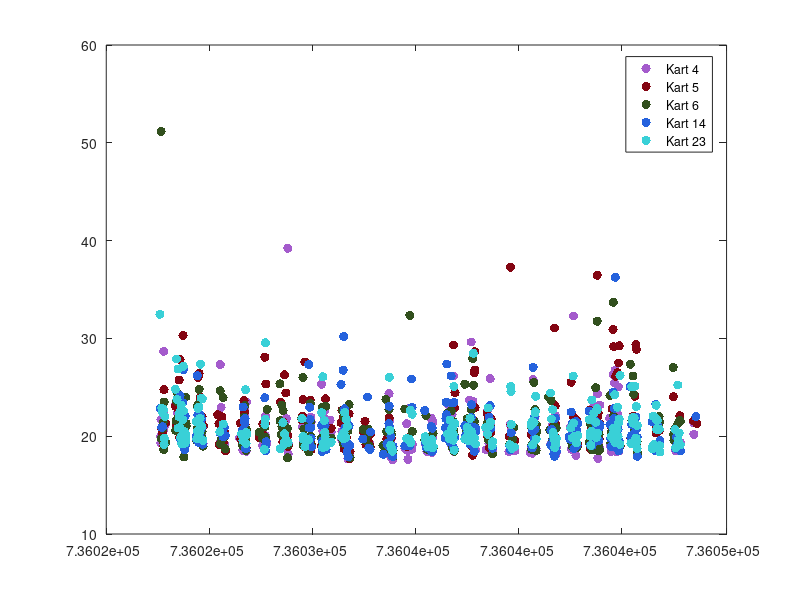
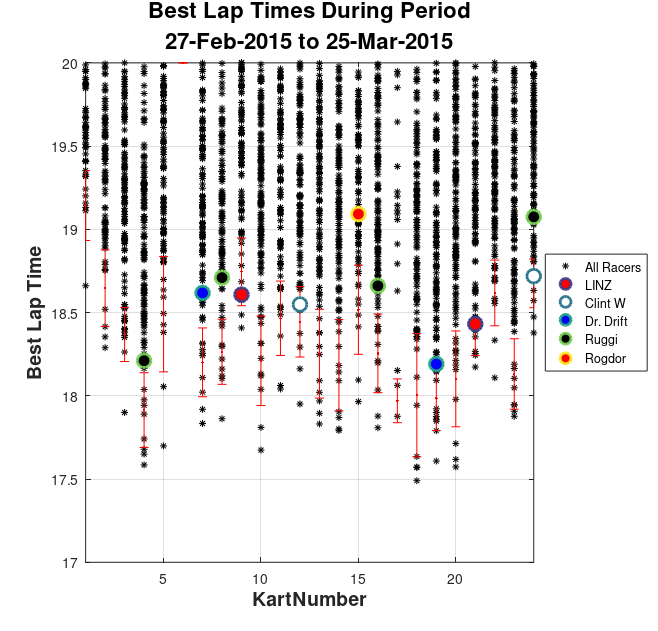
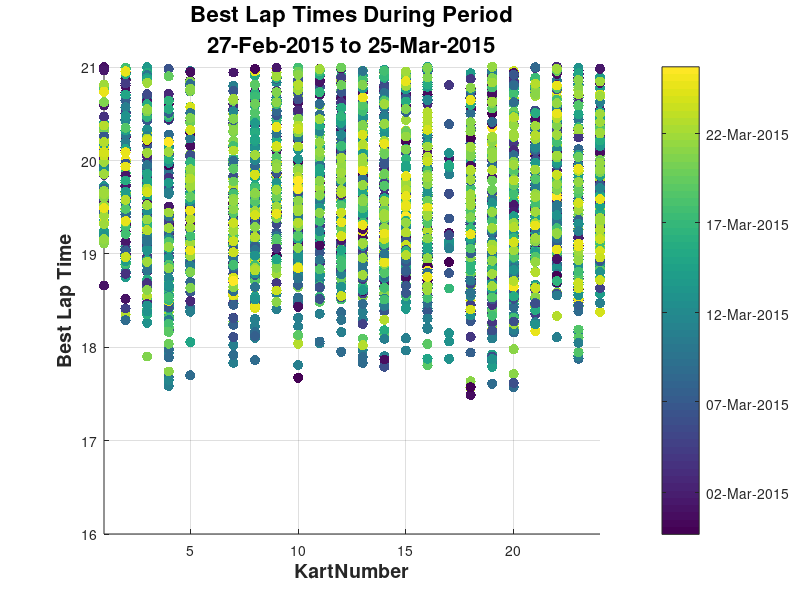
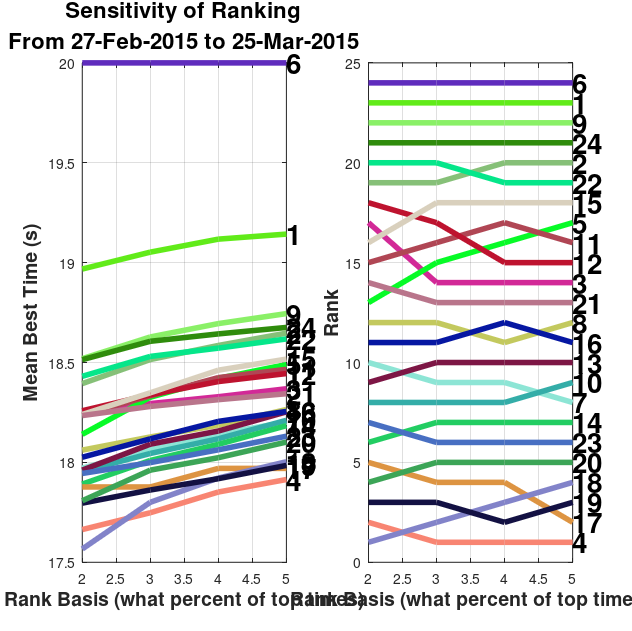

Recreate these plots in MATLAB, in order.
clear all
close all
clc
%% Input and Config
print_plots=0; % Whether or not to make pngs

% Load the mat file created by kart_data_master.m
load 2015_Race_Data_Initial

% start_date='02-27-2015';
% end_date='03-30-2015';
start_date=datestr(min(kart_data(:,4)));
end_date=datestr(max(kart_data(:,4)));

% AV_Racers = { racerID, racerName, plot_flag }
AV_Racers={...
    1003786,    'Tyler Durden', 0;
    1024723,    'Jeff Rodrian', 0;
    1073028,    'TBall',        0;
    1113917,    'XPLRITT',      0;
    1150608,    'Kamil',        0;
    6390,       'Aeronaut',     0;
    1098385,    'LINZ',         1;
    1186403,    'Clint W',      1;
    73742,      'Master P',     0;
    25956,      'K Dub 217',    0;
    1073030,    'BMO',          0;
    1075125,    'Darkwing48',   0;
    6376,       'Dr. Drift',    1;
    26605,      'Podolski',     0;
    1152050,    'Loay',         0;
    1061761,    'Ruggi',        1;
    1153138,    'Rogdor',       1;
    1448,       'Snow Racer',   0};

rank_basis=[.02:.01:.05];

%% Other Code
Full_Kart_DB = kart_data;
%format: [kart heatID best_time datenum racer_ID]
cmap=colormap;
fillmap=colormap('flag');

%Scatterplot of karts entire history (i vector is the karts you want)
for i=[4,5,6,14,23,24]
    plot(Full_Kart_DB(Full_Kart_DB(:,1)==i,4),Full_Kart_DB(Full_Kart_DB(:,1)==i,3),'.','color',[rand(),rand(),rand()],'MarkerSize',20)
    hold on
end
legend('Kart 4','Kart 5','Kart 6','Kart 14','Kart 23','Kart 24')

%clean up date inputs
start_date=datestr(start_date,1);
end_date=datestr(end_date,1);
%Uncomment plot_racerID to highlight specific racer performance. Can be
%single value or vector.
%plot_racerID = 1073030;
%plot_racerID=[1073030 6376 1073028 26601 1003786 1098385 1071716 1084572 1075127 1113917 26605 25956 1117507];
%plot_racerID=[1073030 6376 1073028 1003786 1075127 1113917 1117507];

plot_racerID=[AV_Racers{find([AV_Racers{:,3}]),1}];

Competitors_2013=[906;1448;6376;6544;32201;43121;79990;1003786;1038388;1054900;1071760;1073837;1075127;1098887;1099305;1113723;1113917;1114809;1116183;1116291;1116951;1116952;1117089;1117570;1117636;1118273;1118274;1118728;1118729;1118779;1118793;1118794;1118795;1118796;1118798;1118801;1118803;1118804;1118808;1118809;1118810;1118811;1118812;1118813;1118825;1118831;1119028;1119029;1119030;1119031;1119032;1119033;1119034;1119035;1119036];

%plot_racerID=[plot_racerID,Competitors_2013'];

%Count #runs for each kart in the time span
for i=1:24
    kart_runs(i,1)=size(Full_Kart_DB((Full_Kart_DB(:,1)==i)&(Full_Kart_DB(:,4)>=datenum(start_date))&(Full_Kart_DB(:,4)<=datenum(end_date)+1),:),1);
end


%Plot Kart Performance
figure(2)
plot(Full_Kart_DB((Full_Kart_DB(:,4)>=datenum(start_date))&(Full_Kart_DB(:,4)<=datenum(end_date)+1),1),Full_Kart_DB((Full_Kart_DB(:,4)>=datenum(start_date))&(Full_Kart_DB(:,4)<=datenum(end_date)+1),3),'k*','MarkerSize',5)
if exist('plot_racerID')
    for racer_i = 1:length(plot_racerID)
        hold on
        if size(Full_Kart_DB((Full_Kart_DB(:,4)>=datenum(start_date))&(Full_Kart_DB(:,4)<=datenum(end_date)+1)&(Full_Kart_DB(:,5)==plot_racerID(racer_i)),3))>0
        plot(Full_Kart_DB((Full_Kart_DB(:,4)>=datenum(start_date))&(Full_Kart_DB(:,4)<=datenum(end_date)+1)&(Full_Kart_DB(:,5)==plot_racerID(racer_i)),1),...
             Full_Kart_DB((Full_Kart_DB(:,4)>=datenum(start_date))&(Full_Kart_DB(:,4)<=datenum(end_date)+1)&(Full_Kart_DB(:,5)==plot_racerID(racer_i)),3),...
             'o','LineWidth',2,'MarkerEdgeColor',cmap(floor(length(cmap)*racer_i/length(plot_racerID)),:),'MarkerFaceColor',fillmap(racer_i,:),'MarkerSize',10)
        else
            AV_Racers{racer_i,3}=0;
        end
    end
end
xlim([1,24])
ylim([17,20])
grid on
xlabel('KartNumber','FontSize',14,'FontWeight','b')
ylabel('Best Lap Time','FontSize',14,'FontWeight','b')
title({'Best Lap Times During Period';strcat([start_date,' to ',end_date])},'FontSize',16,'FontWeight','b')
legend('All Racers',AV_Racers{vertcat(AV_Racers{:,3}) > 0,2},'Location','EastOutside')



%Plot Kart Performance, color by date
figure(3)
scatter(Full_Kart_DB((Full_Kart_DB(:,4)>=datenum(start_date))&(Full_Kart_DB(:,4)<=datenum(end_date)+1),1),Full_Kart_DB((Full_Kart_DB(:,4)>=datenum(start_date))&(Full_Kart_DB(:,4)<=datenum(end_date)+1),3),55,Full_Kart_DB((Full_Kart_DB(:,4)>=datenum(start_date))&(Full_Kart_DB(:,4)<=datenum(end_date)+1),4),'filled')
% if exist('plot_racerID')
%     for racer_i = 1:length(plot_racerID)
%         hold on
%         plot(Full_Kart_DB((Full_Kart_DB(:,4)>=datenum(start_date))&(Full_Kart_DB(:,4)<=datenum(end_date)+1)&(Full_Kart_DB(:,5)==plot_racerID(racer_i)),1),Full_Kart_DB((Full_Kart_DB(:,4)>=datenum(start_date))&(Full_Kart_DB(:,4)<=datenum(end_date)+1)&(Full_Kart_DB(:,5)==plot_racerID(racer_i)),3),'o','LineWidth',2,'MarkerEdgeColor',cmap(floor(length(cmap)*racer_i/length(plot_racerID)),:),'MarkerFaceColor',fillmap(racer_i,:),'MarkerSize',10)
%     end
% end
xlim([1,24])
ylim([16,21])
grid on
xlabel('KartNumber','FontSize',14,'FontWeight','b')
ylabel('Best Lap Time','FontSize',14,'FontWeight','b')
title({'Best Lap Times During Period';strcat([start_date,' to ',end_date])},'FontSize',16,'FontWeight','b')
colorbar
cbar_vals=get(colorbar,'YTick');

cbar_label_struct={};
for i=1:length(cbar_vals)
    
    cbar_label_struct{1,i}=datestr(cbar_vals(i));
    
end
hcb = colorbar('YTickLabel',...
    cbar_label_struct);
set(hcb,'YTickMode','manual')

%Rate the karts
rankchanges=[];
plotrankdata=[];
plot_times=[];
for pct=rank_basis
    for i=1:24
        top_pct=pct;
        times=Full_Kart_DB((Full_Kart_DB(:,4)>=datenum(start_date))&(Full_Kart_DB(:,4)<=datenum(end_date)+1)&(Full_Kart_DB(:,1)==i),3);
        times=times(times>=16);
        if length(times)==0
            times=20; %There were no times logged on this kart so set one slow race
        end
        times=sort(times);
        rank_time(i)=mean(times(1:max(1,round(length(times)*top_pct))));
    end
    ranks=sortrows([[1:24]',rank_time'],2);
    for i=1:24
        rankposition(i)=find(ranks(:,1)==i);
    end
    times_sorted_by_kart=sortrows(ranks,1);
    plot_times=[plot_times, times_sorted_by_kart(:,2)];
    plotrankdata=[plotrankdata, rankposition'];
    rankchanges=[rankchanges,ranks(:,1)];
end
rankchanges;

figure(5)
subplot(1,2,2)
for i=1:24
    ranking_color(i,:)=[rand(), rand(), rand()];
    plot(100*rank_basis,plotrankdata(i,:),'color',ranking_color(i,:),'LineWidth',4)
    hold on
    text(100*max(rank_basis),plotrankdata(i,end),num2str(i),'fontweight','b','fontsize',20)
end
grid on
xlabel('Rank Basis (what percent of top times)','FontSize',14,'FontWeight','b')
ylabel('Rank','FontSize',14,'FontWeight','b')
%title({'Sensitivity of Ranking';strcat(['From ',start_date,' to ',end_date])},'FontSize',16,'FontWeight','b')


%plot time on the vertical axis and basis on the horizontal
figure(5)
subplot(1,2,1)
for i=1:24
    plot(100*rank_basis,plot_times(i,:),'color',ranking_color(i,:),'LineWidth',4)
    hold on
    text(100*max(rank_basis),plot_times(i,end),num2str(i),'fontweight','b','fontsize',20)
end
grid on
xlabel('Rank Basis (what percent of top times)','FontSize',14,'FontWeight','b')
ylabel('Mean Best Time (s)','FontSize',14,'FontWeight','b')
figure(5)
title({'Sensitivity of Ranking';strcat(['From ',start_date,' to ',end_date])},'FontSize',16,'FontWeight','b')
h=figure(5);
set(h,'Position',[465 474 633 632])
set(h,'PaperPositionMode','auto')

%Plot time on the vertical axis and kart rank on the horizontal
plot_index=0;
for pct=rank_basis(end)
    plot_index = plot_index+1;
    for i=1:24
        top_pct=pct;
        times=Full_Kart_DB((Full_Kart_DB(:,4)>=datenum(start_date))&(Full_Kart_DB(:,4)<=datenum(end_date)+1)&(Full_Kart_DB(:,1)==i),3);
        times=times(times>=16);
        if length(times)==0
            times=20; %There were no times logged on this kart so set one slow race
        end
        times=sort(times);
        rank_time(i)=mean(times(1:max(1,round(length(times)*top_pct))));
        std_time(i)=std(times(1:max(1,round(length(times)*top_pct))));
    end
    ranks=sortrows([[1:24]',rank_time',std_time'],2);
    figure(7)
    %subplot(1,4,plot_index)
    plot(ranks(:,2),'-bo','LineWidth',2,...
                'MarkerEdgeColor','k',...
                'MarkerFaceColor',[.49 1 .63],...
                'MarkerSize',5)
    hold on
    errorbar(ranks(:,2),ranks(:,3),'.r')
    for i=1:24
        text(i,ranks(i,2),num2str(ranks(i,1)),'color','m','fontweight','b','fontsize',12,'horizontalAlignment','right','verticalAlignment','baseline')
    end
    
    
end
xlim([1,24])
grid on
xlabel('Kart Rank','FontSize',12,'FontWeight','b')
ylabel('Mean Best Time (s)','FontSize',12,'FontWeight','b')
title({strcat(['Kart Ranking for Top ',num2str(100*rank_basis(end)),'% of Times']);strcat(['From ',start_date,' to ',end_date])},'FontSize',14,'FontWeight','b')
h=figure(7);
set(h,'Position',[6 683 458 423])
set(h,'PaperPositionMode','auto')

figure(2)
errorbar(rank_time,std_time,'.r')
h=figure(2);
set(h,'Position',[1100 474 659 632])
set(h,'PaperPositionMode','auto')

if print_plots==1
    figure(2)
    datestamp=datestr(date,29);
    eval(strcat(['print -dpng -r300 ''',datestamp,'_RacerPerformance.png''']))
    figure(5)
    eval(strcat(['print -dpng -r300 ''',datestamp,'_KartRankingSensitivity.png''']))
    figure(7)
    eval(strcat(['print -dpng -r300 ''',datestamp,'_KartTiers.png''']))
end


%TEST RACER RPM
figure(8)
scatter(Full_Kart_DB((Full_Kart_DB(:,4)>=datenum(start_date))&(Full_Kart_DB(:,4)<=datenum(end_date)+1),1),...
        Full_Kart_DB((Full_Kart_DB(:,4)>=datenum(start_date))&(Full_Kart_DB(:,4)<=datenum(end_date)+1),3),...
        55,...
        Full_Kart_DB((Full_Kart_DB(:,4)>=datenum(start_date))&(Full_Kart_DB(:,4)<=datenum(end_date)+1),6),...
        'filled')
    
xlim([1,24])
ylim([16,24])
grid on
xlabel('KartNumber','FontSize',14,'FontWeight','b')
ylabel('Best Lap Time','FontSize',14,'FontWeight','b')
title({'Best Lap Times During Period';strcat([start_date,' to ',end_date])},'FontSize',16,'FontWeight','b')
colorbar
% cbar_vals=get(colorbar,'YTick');
% 
% cbar_label_struct={};
% for i=1:length(cbar_vals)
%     
%     cbar_label_struct{1,i}=datestr(cbar_vals(i));
%     
% end
% hcb = colorbar('YTickLabel',...
%     cbar_label_struct);
% set(hcb,'YTickMode','manual')


%Plot last year's competitors
%Plot Kart Performance
figure(9)
h_all=plot(Full_Kart_DB((Full_Kart_DB(:,4)>=datenum(start_date))&(Full_Kart_DB(:,4)<=datenum(end_date)+1),1),...
     Full_Kart_DB((Full_Kart_DB(:,4)>=datenum(start_date))&(Full_Kart_DB(:,4)<=datenum(end_date)+1),3),...
     'k*','MarkerSize',5);
if exist('Competitors_2013')
    for racer_i = 1:length(Competitors_2013)
        hold on
        if size(Full_Kart_DB((Full_Kart_DB(:,4)>=datenum(start_date))&(Full_Kart_DB(:,4)<=datenum(end_date)+1)&(Full_Kart_DB(:,5)==Competitors_2013(racer_i)),3))>0
        h_Competitors=plot(Full_Kart_DB((Full_Kart_DB(:,4)>=datenum(start_date))&(Full_Kart_DB(:,4)<=datenum(end_date)+1)&(Full_Kart_DB(:,5)==Competitors_2013(racer_i)),1),...
             Full_Kart_DB((Full_Kart_DB(:,4)>=datenum(start_date))&(Full_Kart_DB(:,4)<=datenum(end_date)+1)&(Full_Kart_DB(:,5)==Competitors_2013(racer_i)),3),...
             'o','LineWidth',2,'MarkerEdgeColor','b','MarkerFaceColor','w','MarkerSize',10);
        end
    end
end
if exist('plot_racerID')
    for racer_i = 1:length(plot_racerID)
        hold on
        if size(Full_Kart_DB((Full_Kart_DB(:,4)>=datenum(start_date))&(Full_Kart_DB(:,4)<=datenum(end_date)+1)&(Full_Kart_DB(:,5)==plot_racerID(racer_i)),3))>0
        h_AV=plot(Full_Kart_DB((Full_Kart_DB(:,4)>=datenum(start_date))&(Full_Kart_DB(:,4)<=datenum(end_date)+1)&(Full_Kart_DB(:,5)==plot_racerID(racer_i)),1),...
             Full_Kart_DB((Full_Kart_DB(:,4)>=datenum(start_date))&(Full_Kart_DB(:,4)<=datenum(end_date)+1)&(Full_Kart_DB(:,5)==plot_racerID(racer_i)),3),...
             'o','LineWidth',2,'MarkerEdgeColor','r','MarkerFaceColor','r','MarkerSize',8);
        end
    end
end
xlim([1,24])
ylim([17,20])
grid on
xlabel('KartNumber','FontSize',14,'FontWeight','b')
ylabel('Best Lap Time','FontSize',14,'FontWeight','b')
title({'Best Lap Times During Period';strcat([start_date,' to ',end_date])},'FontSize',16,'FontWeight','b')
%legend('All Racers','2013 Competitors','Location','EastOutside')

legend([h_all(1),h_Competitors(1),h_AV(1)],'All Racers','2013 Competitors','AV Racers','fontweight','b','fontsize',12,'Location','EastOutside')
